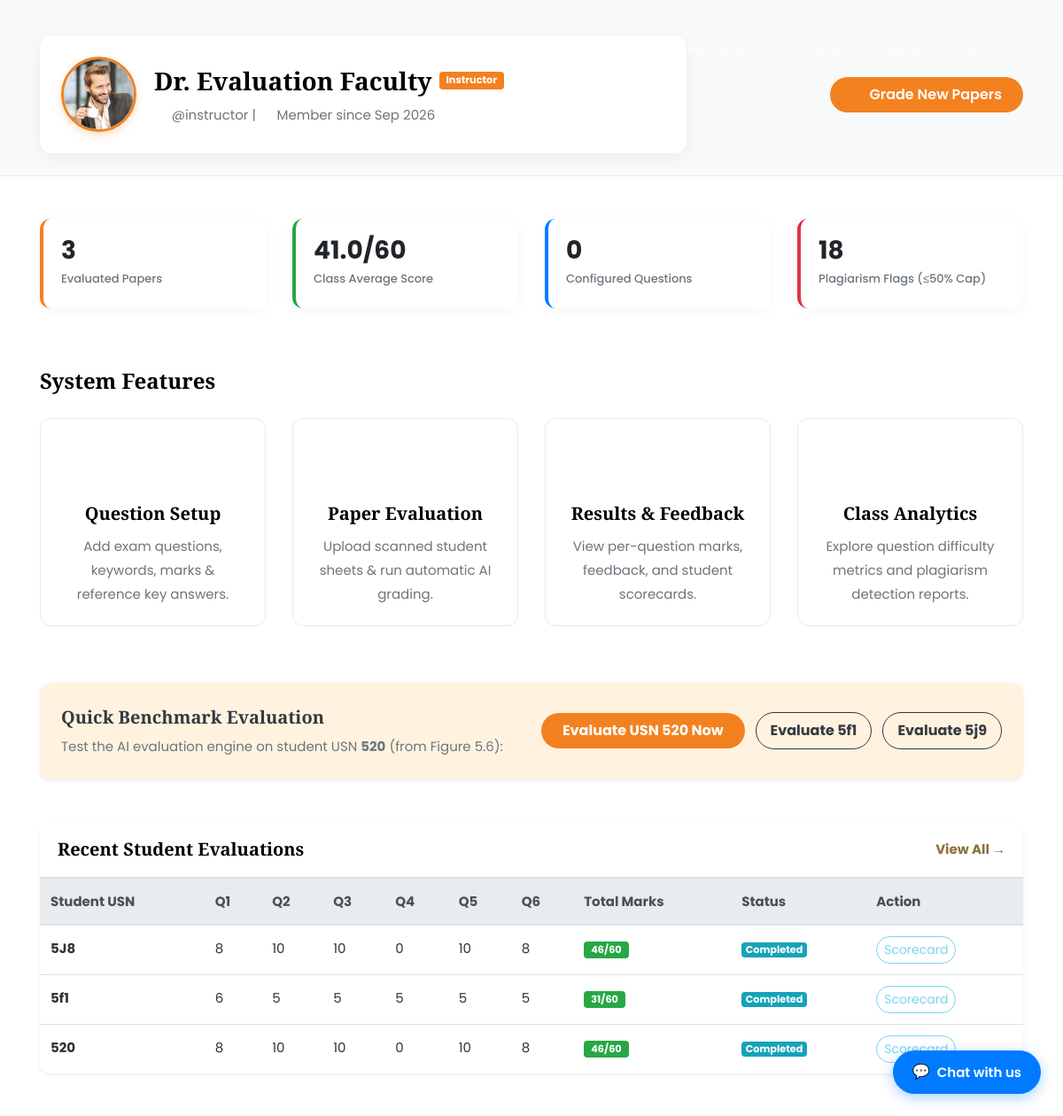
The app's page /dashboard (signed in) with its own data.
### WebApp/models.py (models this page shows, shortened)
class User(UserMixin, db.Model):
    __tablename__ = 'users'
    id = db.Column(db.Integer, primary_key=True)
    username = db.Column(db.String(80), unique=True, nullable=False)
    password_hash = db.Column(db.String(255), nullable=False)
    user_type = db.Column(db.String(20), default='instructor') # 'instructor' or 'student'
    full_name = db.Column(db.String(120), default='Faculty Evaluator')
    avatar_url = db.Column(db.String(255), default='/static/images/avatar_default.png')
    created_at = db.Column(db.DateTime, default=datetime.utcnow)

class EvaluationResult(db.Model):
    __tablename__ = 'evaluation_result'
    id = db.Column(db.Integer, primary_key=True)
    usn = db.Column(db.String(50), nullable=False)
    m1 = db.Column(db.Float, default=0.0)
    m2 = db.Column(db.Float, default=0.0)
    m3 = db.Column(db.Float, default=0.0)
    m4 = db.Column(db.Float, default=0.0)
    m5 = db.Column(db.Float, default=0.0)
    m6 = db.Column(db.Float, default=0.0)
    total = db.Column(db.Float, default=0.0)
    breakdown_json = db.Column(db.Text, nullable=True) # JSON with detailed criteria scores
    feedback_json = db.Column(db.Text, nullable=True) # JSON with constructive advice
    evaluated_at = db.Column(db.DateTime, default=datetime.utcnow)

### WebApp/app.py (the view)
@app.route('/dashboard')
@login_required
def dashboard():
    total_evaluated = EvaluationResult.query.count()
    total_questions = Question.query.count()
    results = EvaluationResult.query.all()
    avg_score = 0.0
    if results:
        avg_score = sum(r.total for r in results) / len(results)
    plagiarism_alerts = PlagiarismRecord.query.filter(PlagiarismRecord.similarity_pct >= 25.0).count()
    recent_results = EvaluationResult.query.order_by(EvaluationResult.evaluated_at.desc()).limit(5).all()
    return render_template(
        'dashboard.html',
        total_evaluated=total_evaluated,
        total_questions=total_questions,
        avg_score=avg_score,
        plagiarism_alerts=plagiarism_alerts,
        recent_results=recent_results
    )

### WebApp/app.py (called while the page is built)
@login_manager.user_loader
def load_user(user_id):
    return db.session.get(User, int(user_id))

### WebApp/templates/dashboard.html (shortened to what this page needs)
{% extends "base.html" %}
{% block content %}
  <div class="dashboard-header">
    <div class="container">
      <div class="row align-items-center">
        <div class="col-md-8">
          <div class="instructor-card">
            <img src="{{ current_user.avatar_url or '/static/images/avatar_default.png' }}" alt="Avatar" class="instructor-avatar">
            <div>
              <div class="d-flex align-items-center gap-2 mb-1">
                <h3 class="mb-0 font-weight-bold">{{ current_user.full_name or current_user.username }}</h3>
                <span class="badge badge-warning text-white font-weight-bold ml-2 py-1 px-2" style="background:#f38120;">{{ current_user.user_type|title }}</span>
              </div>
              <p class="text-muted mb-0 font-size-14">
                <span class="icon-user mr-1"></span> @{{ current_user.username }} |
                <span class="icon-calendar mr-1"></span> Member since {{ current_user.created_at.strftime('%b %Y') }}
              </p>
            </div>
          </div>
        </div>
        <div class="col-md-4 text-md-right mt-3 mt-md-0">
          <a href="{{ url_for('evaluation') }}" class="btn btn-orange py-2 px-4 shadow-sm">
            <span class="icon-plus-circle mr-1"></span> Grade New Papers
          </a>
        </div>
      </div>
    </div>
  </div>
  <div class="container py-5">
    <div class="row mb-5">
      <div class="col-md-3 col-sm-6 mb-3">
        <div class="stat-card">
          <div class="stat-val">{{ total_evaluated }}</div>
          <div class="stat-label">Evaluated Papers</div>
        </div>
      </div>
      <div class="col-md-3 col-sm-6 mb-3">
        <div class="stat-card green">
          <div class="stat-val">{{ "%.1f"|format(avg_score) }}/60</div>
          <div class="stat-label">Class Average Score</div>
        </div>
      </div>
      <div class="col-md-3 col-sm-6 mb-3">
        <div class="stat-card blue">
          <div class="stat-val">{{ total_questions }}</div>
          <div class="stat-label">Configured Questions</div>
        </div>
      </div>
      <div class="col-md-3 col-sm-6 mb-3">
        <div class="stat-card red">
          <div class="stat-val">{{ plagiarism_alerts }}</div>
          <div class="stat-label">Plagiarism Flags (&le;50% Cap)</div>
        </div>
      </div>
    </div>
    <h4 class="font-weight-bold mb-4">System Features</h4>
    <div class="row mb-5">
      <div class="col-md-3 mb-3">
        <a href="{{ url_for('instructor') }}" class="action-tile">
          <div class="action-icon"><span class="icon-file-text"></span></div>
          <h5 class="font-weight-bold font-size-16 mb-2">Question Setup</h5>
          <p class="text-muted font-size-13 mb-0">Add exam questions, keywords, marks &amp; reference key answers.</p>
        </a>
      </div>
      <div class="col-md-3 mb-3">
        <a href="{{ url_for('evaluation') }}" class="action-tile">
          <div class="action-icon"><span class="icon-cloud-upload"></span></div>
          <h5 class="font-weight-bold font-size-16 mb-2">Paper Evaluation</h5>
          <p class="text-muted font-size-13 mb-0">Upload scanned student sheets &amp; run automatic AI grading.</p>
        </a>
      </div>
      <div class="col-md-3 mb-3">
        <a href="{{ url_for('results') }}" class="action-tile">
          <div class="action-icon"><span class="icon-list-alt"></span></div>
          <h5 class="font-weight-bold font-size-16 mb-2">Results &amp; Feedback</h5>
          <p class="text-muted font-size-13 mb-0">View per-question marks, feedback, and student scorecards.</p>
        </a>
      </div>
      <div class="col-md-3 mb-3">
        <a href="{{ url_for('analytics') }}" class="action-tile">
          <div class="action-icon"><span class="icon-bar-chart"></span></div>
          <h5 class="font-weight-bold font-size-16 mb-2">Class Analytics</h5>
          <p class="text-muted font-size-13 mb-0">Explore question difficulty metrics and plagiarism detection reports.</p>
        </a>
      </div>
    </div>
    <div class="card border-0 shadow-sm mb-5" style="background:#fff3e0; border-radius:12px;">
      <div class="card-body p-4 d-flex flex-wrap align-items-center justify-content-between">
        <div>
          <h5 class="font-weight-bold text-dark mb-1">Quick Benchmark Evaluation</h5>
          <p class="text-muted mb-0 font-size-14">Test the AI evaluation engine on student USN <strong>520</strong> (from Figure 5.6):</p>
        </div>
        <div class="mt-3 mt-md-0">
          <a href="{{ url_for('evaluate_student', usn='520') }}" class="btn btn-orange font-weight-bold py-2 px-4">
            Evaluate USN 520 Now
          </a>
          <a href="{{ url_for('evaluate_student', usn='5f1') }}" class="btn btn-outline-dark font-weight-bold py-2 px-3 ml-2">
            Evaluate 5f1
          </a>
          <a href="{{ url_for('evaluate_student', usn='5j9') }}" class="btn btn-outline-dark font-weight-bold py-2 px-3 ml-2">
            Evaluate 5j9
          </a>
        </div>
      </div>
    </div>
    <div class="card border-0 shadow-sm" style="border-radius:12px;">
      <div class="card-header bg-white py-3 d-flex justify-content-between align-items-center">
        <h5 class="mb-0 font-weight-bold">Recent Student Evaluations</h5>
        <a href="{{ url_for('results') }}" class="text-orange font-weight-bold font-size-14">View All &rarr;</a>
      </div>
      <div class="card-body p-0">
        <div class="table-responsive">
          <table class="table table-hover mb-0">
            <thead class="thead-light">
              <tr>
                <th>Student USN</th>
                <th>Q1</th>
                <th>Q2</th>
                <th>Q3</th>
                <th>Q4</th>
                <th>Q5</th>
                <th>Q6</th>
                <th>Total Marks</th>
                <th>Status</th>
                <th>Action</th>
              </tr>
            </thead>
            <tbody>
              {% for res in recent_results %}
                <tr>
                  <td class="font-weight-bold">{{ res.usn }}</td>
                  <td>{{ res.m1|int }}</td>
                  <td>{{ res.m2|int }}</td>
                  <td>{{ res.m3|int }}</td>
                  <td>{{ res.m4|int }}</td>
                  <td>{{ res.m5|int }}</td>
                  <td>{{ res.m6|int }}</td>
                  <td><span class="badge badge-success py-1 px-2 font-size-14">{{ res.total|int }}/60</span></td>
                  <td><span class="badge badge-info">Completed</span></td>
                  <td>
                    <a href="{{ url_for('results', highlight_usn=res.usn) }}" class="btn btn-sm btn-outline-primary py-1 px-2">Scorecard</a>
                  </td>
                </tr>
              {% else %}
                <tr>
                  <td colspan="10" class="text-center text-muted py-4">No evaluations performed yet. Click "Evaluate USN 520 Now" above!</td>
                </tr>
              {% endfor %}
            </tbody>
          </table>
        </div>
      </div>
    </div>
  </div>
{% endblock %}

### WebApp/templates/base.html (shortened to what this page needs)
<!DOCTYPE html>
<html lang="en">
<head>
  <link rel="stylesheet" href="/static/css/open-iconic-bootstrap.min.css">
  <link rel="stylesheet" href="/static/css/animate.css">
  <link rel="stylesheet" href="/static/css/owl.carousel.min.css">
  <link rel="stylesheet" href="/static/css/owl.theme.default.min.css">
  <link rel="stylesheet" href="/static/css/magnific-popup.css">
  <link rel="stylesheet" href="/static/css/ionicons.min.css">
  <link rel="stylesheet" href="/static/css/flaticon.css">
  <link rel="stylesheet" href="/static/css/icomoon.css">
  <link rel="stylesheet" href="/static/css/style.css">
</head>
<body>
  <nav class="navbar navbar-expand-lg navbar-dark ftco_navbar bg-dark ftco-navbar-light" id="ftco-navbar">
    <div class="container">
      <a class="navbar-brand brand-logo" href="{{ url_for('home') }}">{% block brand_name %}AI-EVAL{% endblock %}</a>
      <div class="collapse navbar-collapse" id="ftco-nav">
        <ul class="navbar-nav ml-auto">
          <li class="nav-item {% if request.endpoint == 'home' %}active{% endif %}"><a href="{{ url_for('home') }}" class="nav-link">Home</a></li>
          <li class="nav-item {% if request.endpoint == 'instructor' %}active{% endif %}"><a href="{{ url_for('instructor') }}" class="nav-link">Instructor</a></li>
          <li class="nav-item {% if request.endpoint == 'evaluation' %}active{% endif %}"><a href="{{ url_for('evaluation') }}" class="nav-link">Evaluation</a></li>
          <li class="nav-item {% if request.endpoint == 'about' %}active{% endif %}"><a href="{{ url_for('about') }}" class="nav-link">About</a></li>
          <li class="nav-item {% if request.endpoint == 'contact' %}active{% endif %}"><a href="{{ url_for('contact') }}" class="nav-link">Contact</a></li>
        </ul>
      </div>
    </div>
  </nav>
  {% block content %}{% endblock %}
  <div id="chatbot-widget-container">
    <button id="chatbot-bubble-btn" onclick="toggleChatbot()" style="background:#007bff; color:#fff; border:none; border-radius:30px; padding:10px 22px; font-size:15px; font-weight:600; box-shadow:0 4px 15px rgba(0,123,255,0.35); cursor:pointer; display:flex; align-items:center; gap:8px;">
      <span style="font-size:16px;">💬</span> Chat with us
    </button>
  </div>
</body>
</html>

### WebApp/css/icomoon.css (style rules this page uses)
[class^="icon-"], [class*=" icon-"] { font-family: 'icomoon' !important; speak: none; font-style: normal; font-weight: normal; font-variant: normal; text-transform: none; line-height: 1; -webkit-font-smoothing: antialiased; -moz-osx-font-smoothing: grayscale; }
.icon-user:before { content: "\f007"; }
.icon-list-alt:before { content: "\f022"; }
.icon-plus-circle:before { content: "\f055"; }
.icon-calendar:before { content: "\f073"; }
.icon-bar-chart:before { content: "\f080"; }
.icon-cloud-upload:before { content: "\f0ee"; }
.icon-file-text:before { content: "\f15c"; }

### WebApp/templates/base.html (style rules this page uses)
:root { --primary-orange: #f38120; --primary-orange-hover: #dc7217; --primary-blue: #007bff; --dark-navy: #1f2833; --soft-bg: #f8f9fa; }
body { font-family: 'Poppins', sans-serif; color: #333; }
.brand-logo { font-weight: 800; font-size: 1.4rem; letter-spacing: 1px; color: #111111; text-transform: uppercase; }
.ftco_navbar:not(.scrolled) .brand-logo { color: #ffffff; }
.btn-orange { background-color: var(--primary-orange); color: #fff; border: none; border-radius: 25px; font-weight: 600; transition: all 0.3s ease; }
#chatbot-widget-container { position: fixed; bottom: 25px; right: 25px; z-index: 10000; }
#chatbot-bubble-btn { background: #007bff; color: #fff; border: none; padding: 12px 24px; border-radius: 30px; font-size: 15px; font-weight: 600; box-shadow: 0 6px 20px rgba(0, 123, 255, 0.4); cursor: pointer; display: flex; align-items: center; gap: 8px; transition: all 0.3s ease; }

### WebApp/templates/dashboard.html (style rules this page uses)
.dashboard-header { background: #f8f9fa; border-bottom: 1px solid #e9ecef; padding: 40px 0 25px 0; }
.instructor-card { background: #ffffff; border-radius: 14px; padding: 24px; box-shadow: 0 4px 18px rgba(0, 0, 0, 0.05); display: flex; align-items: center; gap: 20px; }
.instructor-avatar { width: 85px; height: 85px; border-radius: 50%; object-fit: cover; border: 3px solid #f38120; box-shadow: 0 4px 10px rgba(243, 129, 32, 0.25); }
.stat-card { background: #ffffff; border-radius: 12px; padding: 22px 20px; box-shadow: 0 4px 16px rgba(0, 0, 0, 0.04); border-left: 4px solid #f38120; transition: transform 0.2s; }
.stat-card.blue { border-left-color: #007bff; }
.stat-card.green { border-left-color: #28a745; }
.stat-card.red { border-left-color: #dc3545; }
.stat-val { font-size: 28px; font-weight: 700; color: #212529; line-height: 1; margin-bottom: 6px; }
.stat-label { font-size: 13px; color: #6c757d; font-weight: 500; }
.action-tile { background: #ffffff; border: 1px solid #eaeaea; border-radius: 12px; padding: 22px; text-align: center; display: block; text-decoration: none; color: #333; transition: all 0.25s ease; height: 100%; }
.action-icon { font-size: 32px; color: #f38120; margin-bottom: 12px; }

### records on screen
User: avatar_url (placeholder picture), full_name "Dr. Evaluation Faculty", user_type "Instructor", username "instructor", created_at "Sep 2026"
EvaluationResult: usn "5J8", m1 "8", m2 "10", m3 "10", m4 "0", m5 "10", m6 "8", total "46"
EvaluationResult: usn "5f1", m1 "6", m2 "5", m3 "5", m4 "5", m5 "5", m6 "5", total "31"
EvaluationResult: usn "520", m1 "8", m2 "10", m3 "10", m4 "0", m5 "10", m6 "8", total "46"

### other values on screen
{{ total_evaluated }} "3"
{{ "%.1f"|format(avg_score) }} "41.0"
{{ total_questions }} "0"
{{ plagiarism_alerts }} "18"
